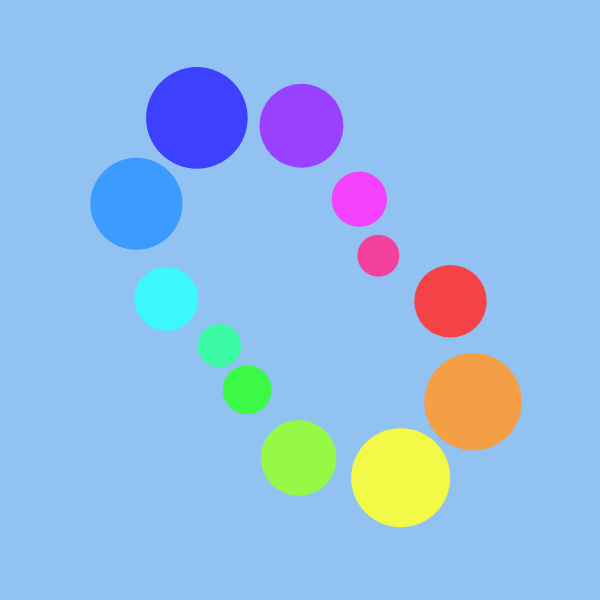
Frame 1 (no input)
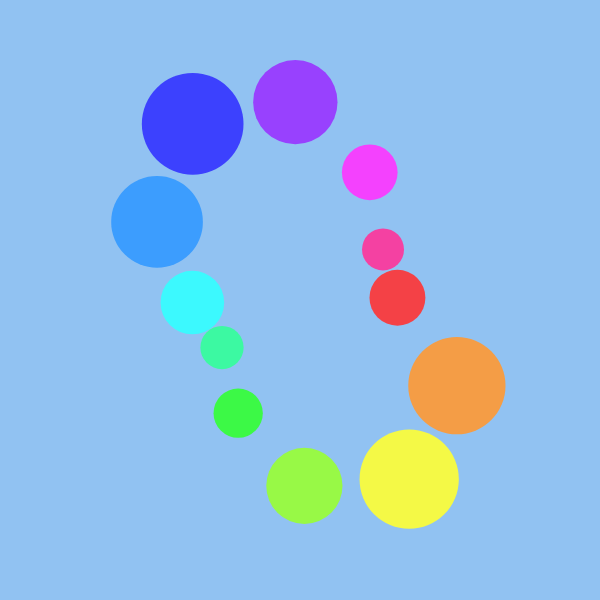
Frame 60 (no input)
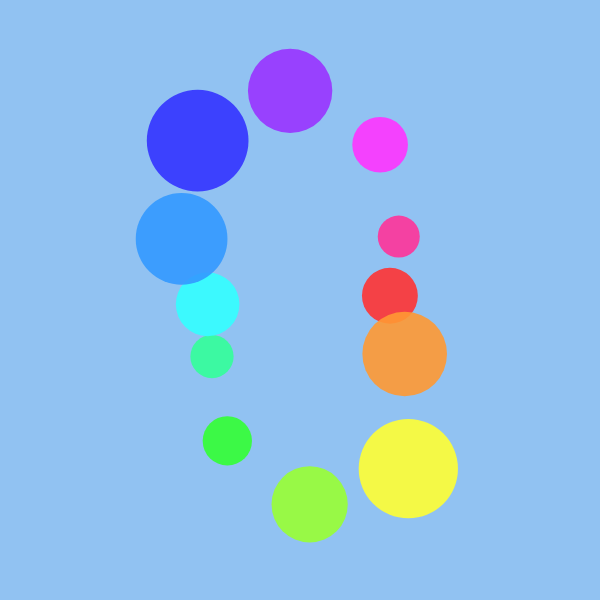
Frame 120 (the mouse pressed at the canvas centre since frame 60)

The p5.js sketch that drew these frames (run headless with seeded random() and noise() and a simulated clock; from frame 60 on, the mouse is pressed at the canvas centre):

// p5.js sketch
// ── sketch.js
function setup() {
  const canvasSize = Math.min(windowWidth, windowHeight) * 0.6;
  createCanvas(canvasSize, canvasSize).parent(document.body);
  colorMode(HSB, 360, 100, 100, 100);
  noStroke();
}

function draw() {
  background(210, 40, 95);

  const t = millis() / 2000;
  const layers = 12;

  for (let i = 0; i < layers; i++) {
    const angle = (TWO_PI * i) / layers + t;
    const radius = width * 0.25 + sin(t + i) * width * 0.1;
    const x = width / 2 + cos(angle) * radius;
    const y = height / 2 + sin(angle) * radius;

    fill((t * 60 + i * 30) % 360, 80, 100, 90);
    const size = width * 0.12 + sin(t * 2 + i) * width * 0.05;
    circle(x, y, size);
  }
}

function windowResized() {
  const canvasSize = Math.min(windowWidth, windowHeight) * 0.6;
  resizeCanvas(canvasSize, canvasSize);
}

// ── style.css
:root {
  color-scheme: light dark;
  font-family: "Helvetica Neue", Arial, sans-serif;
  line-height: 1.5;
}

body {
  margin: 0;
  padding: 0;
  display: grid;
  min-height: 100vh;
  place-items: center;
  background: radial-gradient(circle at top, #f8fafc, #d7e3fc 45%, #94a3b8);
}

main {
  text-align: center;
  background-color: rgba(255, 255, 255, 0.75);
  border-radius: 1rem;
  padding: 2rem 3rem;
  box-shadow: 0 1.5rem 3rem rgba(15, 23, 42, 0.2);
}

canvas {
  display: block;
  margin: 2rem auto 0;
  border-radius: 0.75rem;
  box-shadow: 0 0.75rem 2rem rgba(15, 23, 42, 0.3);
}
